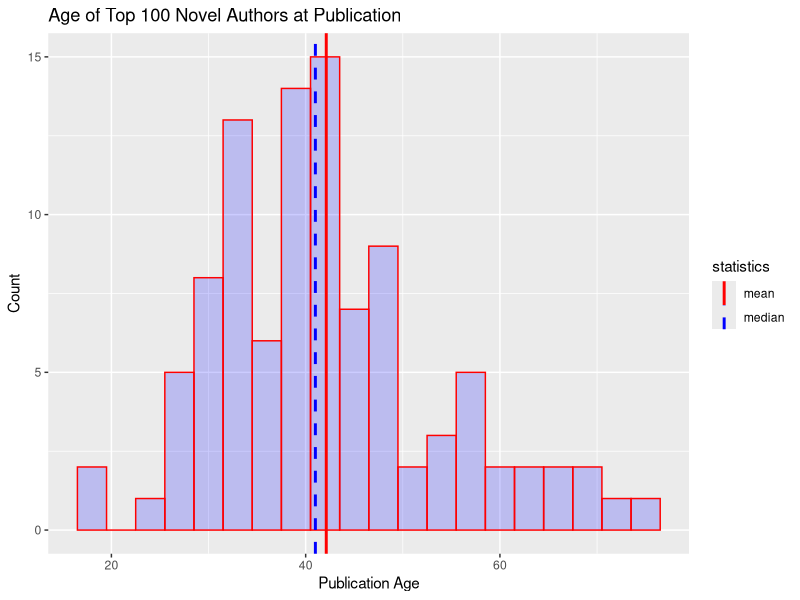

R code for this plot:
## ---- chunk 1
# load libraries
library(readr)
library(dplyr)
library(ggplot2)

# load data frame
greatest_books <- read_csv('top-hundred-books.csv')

# plot data
hist <- qplot(greatest_books$Ages,
      geom='histogram',
      binwidth = 3,  
      main = 'Age of Top 100 Novel Authors at Publication', 
      xlab = 'Publication Age',
      ylab = 'Count',
      fill=I("blue"), 
      col=I("red"), 
      alpha=I(.2)) +
  geom_vline(aes(xintercept=median(greatest_books$Ages),
                 color="median"), linetype="dashed",
             size=1) +
  geom_vline(aes(xintercept=mean(greatest_books$Ages),
                 color="mean"), linetype="solid",
             size=1) +
  scale_color_manual(name = "statistics", values = c(median = "blue", mean = "red"))

hist
